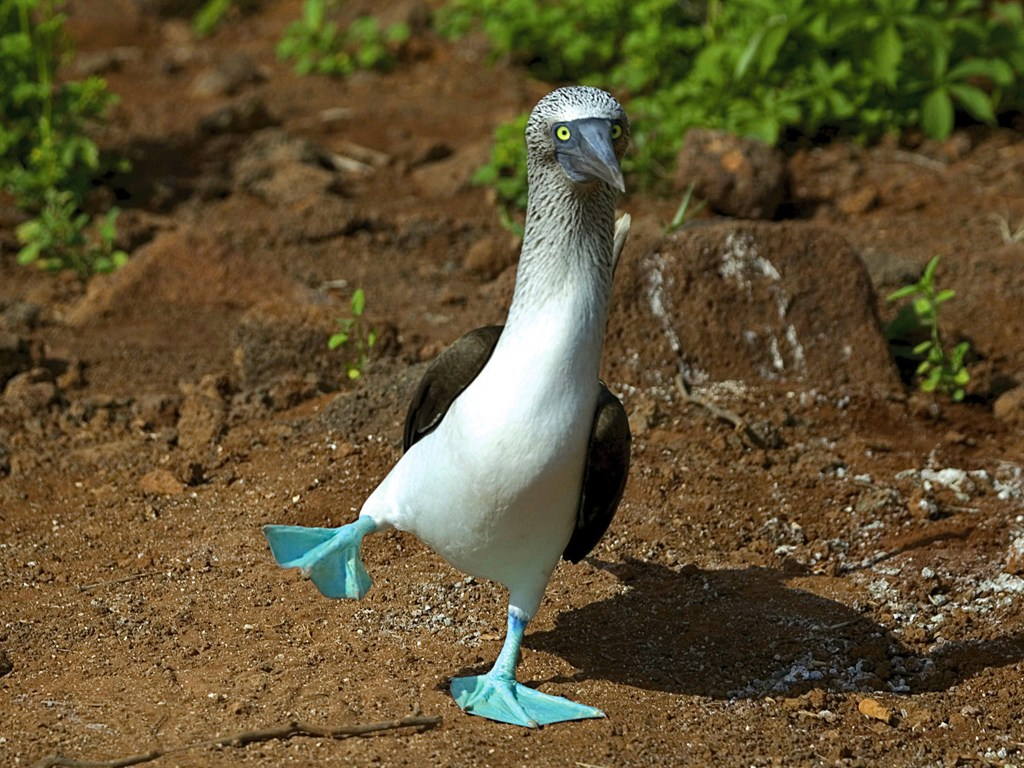
#> input picture 03-openCV/03-color_spaces/birdie.jpg, 1024 x 768 px
$ jupyter execute ColorSpaces.ipynb   (older library calls are emulated)
#> lines starting #> are read from the running program, lines starting #| are printed output that depends on the picture
### utils.py
import cv2
import numpy as np
from matplotlib import pyplot as plt

#############################
#### Parameters
#############################

video_port = 0

#############################
#### Show Image
#############################

# [7 lines left out: function show_inline, not called in this run]


def close_windows():
    '''Close popup window via 'ESC' key.'''
    while cv2.waitKey(200) & 0xFF != 27:
        pass
    cv2.destroyAllWindows()
    cv2.waitKey(1)

#############################
#### Show Video
#############################

# [10 lines left out: function video, not called in this run]

def shrink(img, scale):
    '''Returns a shrinked image by the scale specified.'''
    return cv2.resize(img, None, fx=scale, fy=scale, interpolation=cv2.INTER_AREA)

#############################
#### Display Coordinates
#############################

# [290 lines left out: functions coordinates, findEdgedImage, findGreatestContour, detectDrawings, find_center, find_radius and 7 more, not called in this run]


### 03-openCV/03-color_spaces/ColorSpaces.ipynb
[cell 1]
# FIRST import all the necessary libraries and modules!
import cv2               # import OpenCV
import numpy as np       # import NumPy

# import instructor made functions
import sys
sys.path.insert(0, '../..')
from utils import *

## Color Spaces

<p style='font-size:1.75rem;line-height:1.5'>
    In this lab, we will learn how to:
    <ul style='font-size:1.75rem;line-height:2'>
        <li>Convert an image between three color spaces (<b style="color:blue">B</b><b style="color:green">G</b><b style="color:red">R</b>, <b style="color:#072F5F">H</b><b style="color:#3895D3">S</b><b style="color:#58CCED">V</b>, and <b>Grayscale</b>) via <code>cv2.cvtColor</code>
        </li>
    </ul>
</p>

## BGR, HSV, and Grayscale

<p style='font-size:1.75rem;line-height:1.5'>
    <b style="color:blue">B</b><b style="color:green">G</b><b style="color:red">R</b>, or <b style="color:blue">blue</b>, <b style="color:green">green</b>, and <b style="color:red">red</b> is the default color space in OpenCV
    <br> These three values combined expresses the color in a <b>single pixel</b>!
    </p>


<p style='font-size:1.75rem;line-height:1.5'>
    An <b style="color:#072F5F">H</b><b style="color:#3895D3">S</b><b style="color:#58CCED">V</b> image is represented by <b style="color:#072F5F">hue</b>, <b style="color:#3895D3">saturation</b>, and <b style="color:#58CCED">value</b>.
    </p>


<p style='font-size:1.75rem;line-height:1.5'>
    A <b>grayscale image</b> is an image where the all the colors are only <b>shades of gray</b>.
    </p>

<p style='font-size:1.75rem;line-height:1.5'>
    We can <b style="color:green">convert an image</b> between these <b style="color:blue">three color spaces</b> using: <code>cv2.cvtColor</code>.
    <br>It has the format:
    </p>

```python
img = cv2.cvtColor(<image>, <flag>)
```

<p style='font-size:1.75rem;line-height:1.5'>
    The <b style="color:magenta">flag</b> specifies which colorspace to convert between:
    <ul style='font-size:1.75rem;line-height:2'>
        <li><b style="color:blue">B</b><b style="color:green">G</b><b style="color:red">R</b> -> <b>Gray</b>: <code>cv2.COLOR_BGR2GRAY</code> </li>
        <li><b style="color:blue">B</b><b style="color:green">G</b><b style="color:red">R</b> -> <b style="color:#072F5F">H</b><b style="color:#3895D3">S</b><b style="color:#58CCED">V</b>: <code>cv2.COLOR_BGR2HSV</code></li>
    </ul>
    </p>

## BGR to Grayscale

<p style='font-size:1.75rem;line-height:1.5'>
    This is a <b style="color:blue">blue-footed booby</b>, a very cute and genetically interesting bird found in the Gálapagos Islands!
    </p>


<p style='font-size:1.75rem;line-height:1.5'>
    <b style="color:red">Exercise:</b>
    <br>Convert the <code>birdie.jpg</code> image above to <b>Grayscale</b> by:
    <ol style='font-size:1.75rem;line-height:2'>
        <li>Reading the image.</li>
        <li>Converting the image to <b>Grayscale</b>.</li>
        <li>Showing the image in a popup window.</li>
        <li>Closing the popup window via 'ESC' key</li>
    </ol>
    </p>

<p style='font-size:1.75rem;line-height:1.5'>
    <b>Hint!</b> Use the <code>cv2.imread</code>, <code>cv2.imshow</code>, <code>close_windows()</code> functions we learned from the previous labs!
    </p>

[cell 2]
# TASK #1: Read the image

img = cv2.imread("birdie.jpg")
#> img is the input picture: shape (768, 1024, 3); mean B, G, R 51.1, 82.8, 96.3

# TASK #2: Convert the image to Grayscale

img1 = cv2.cvtColor(img, cv2.COLOR_BGR2GRAY)
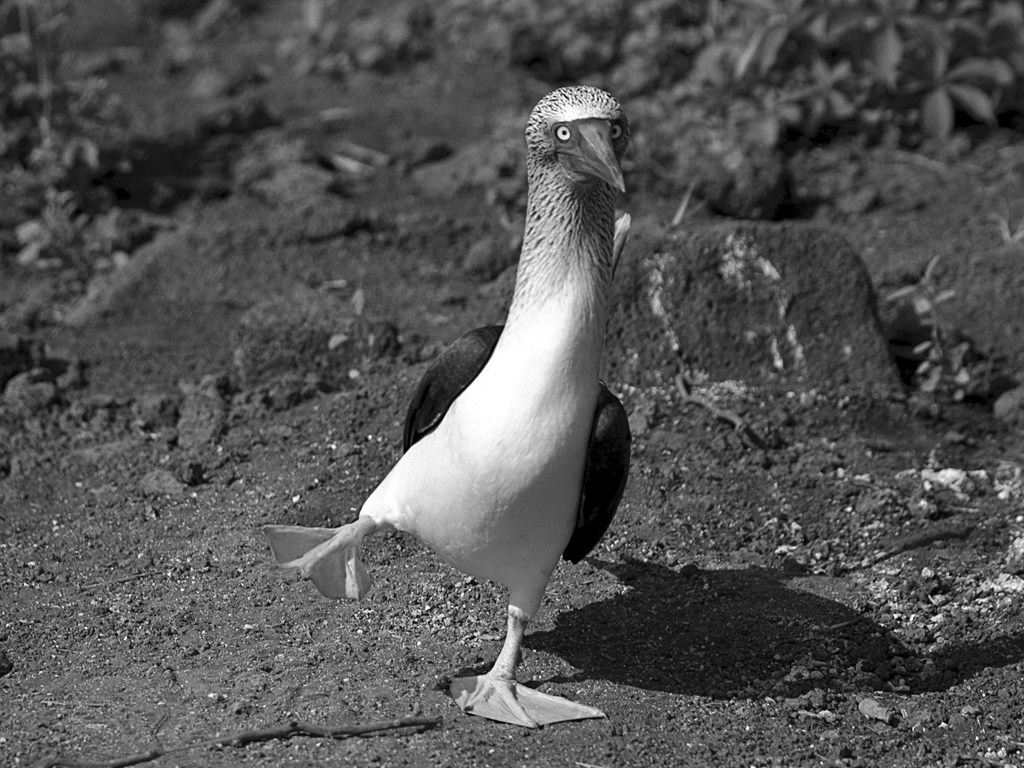
#> img1: shape (768, 1024); min 0, max 255, mean 83.3

# TASK #3: Show the image in a popup window

cv2.imshow('bird', img1)

# TASK #4: Close the window

close_windows()
#> (key Esc is pressed here)

## BGR to HSV

<p style='font-size:1.75rem;line-height:1.5'>
    <b style="color:red">Exercise:</b>
    <br>Convert the <code>birdie.jpg</code> image to <b style="color:#072F5F">H</b><b style="color:#3895D3">S</b><b style="color:#58CCED">V</b>.
    </p>

<p style='font-size:1.75rem;line-height:1.5'>
    <b>Hint!</b> This is similar to the <b>Grayscale</b> example from above!
    <br> Use the <code>cv2.imread</code>, <code>cv2.imshow</code>, <code>close_windows()</code> functions we learned from the previous labs!
    </p>

[cell 3]
# TASK #1: Read the image

img2 = cv2.imread("birdie.jpg")

# TASK #2: Convert the image to Grayscale

img3 = cv2.cvtColor(img2, cv2.COLOR_BGR2HSV)
#> img3: shape (768, 1024, 3); mean H, S, V 24.9, 142.5, 100.6

# TASK #3: Show the image in a popup window

cv2.imshow('bird', img3)

# TASK #4: Close the window

close_windows()
#> (key Enter is pressed here)
